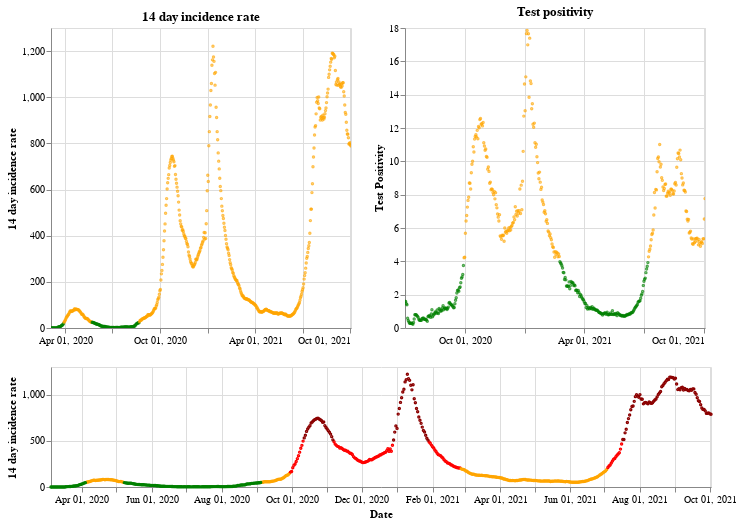

The code cell stored with this chart in its notebook:
### Markdown cell above
## Northern Ireland

### Code cell
plot_traffic_light('Northern Ireland')

### Figure 1 — Vega-Lite specification as saved in the notebook (floating-point values rounded to 4 significant figures; data arrays with more than 128 entries replaced by an {"elided": "..."} marker saying what was removed)
{"config": {"view": {"continuousWidth": 400, "continuousHeight": 300}}, "vconcat": [{"hconcat": [{"mark": {"type": "point", "size": 2}, "encoding": {"color": {"condition": {"value": "green", "test": "(datum.twoWeeklyCasesRate <= 25)"}, "value": "orange"}, "tooltip": [{"type": "nominal", "field": "areaName"}, {"type": "temporal", "field": "date"}, {"type": "quantitative", "field": "twoWeeklyCasesRate"}, {"type": "quantitative", "field": "testPositivity"}], "x": {"type": "temporal", "axis": {"title": ""}, "field": "date", "scale": {"domain": {"selection": "DateBrush"}}, "timeUnit": "yearmonthdate"}, "y": {"type": "quantitative", "axis": {"title": "14 day incidence rate"}, "field": "twoWeeklyCasesRate"}}, "title": "14 day incidence rate", "width": 300}, {"mark": {"type": "point", "size": 2}, "encoding": {"color": {"condition": {"value": "green", "test": "(datum.testPositivity <= 4)"}, "value": "orange"}, "tooltip": [{"type": "nominal", "field": "areaName"}, {"type": "temporal", "field": "date"}, {"type": "quantitative", "field": "twoWeeklyCasesRate"}, {"type": "quantitative", "field": "testPositivity"}], "x": {"type": "temporal", "axis": {"title": ""}, "field": "date", "scale": {"domain": {"selection": "DateBrush"}}, "timeUnit": "yearmonthdate"}, "y": {"type": "quantitative", "axis": {"title": "Test Positivity"}, "field": "testPositivity"}}, "title": "Test positivity", "width": 300}]}, {"layer": [{"mark": {"type": "point", "size": 2}, "encoding": {"color": {"condition": {"value": "orange", "test": "(((datum.testPositivity < 4) && (datum.twoWeeklyCasesRate >= 50)) && (datum.twoWeeklyCasesRate < 200))"}, "value": "red"}, "opacity": {"condition": {"value": 1, "test": "((datum.twoWeeklyCasesRate >= 50) && (datum.twoWeeklyCasesRate < 500))"}, "value": 0}, "tooltip": [{"type": "nominal", "field": "areaName"}, {"type": "temporal", "field": "date"}, {"type": "quantitative", "field": "twoWeeklyCasesRate"}, {"type": "quantitative", "field": "testPositivity"}], "x": {"type": "temporal", "axis": {"title": "Date"}, "field": "date", "timeUnit": "yearmonthdate"}, "y": {"type": "quantitative", "axis": {"title": "14 day incidence rate"}, "field": "twoWeeklyCasesRate"}}, "selection": {"DateBrush": {"type": "interval", "encodings": ["x"], "fields": ["Time"]}}}, {"mark": {"type": "point", "size": 2}, "encoding": {"color": {"value": "darkred"}, "opacity": {"condition": {"value": 1, "test": "(datum.twoWeeklyCasesRate >= 500)"}, "value": 0}, "tooltip": [{"type": "nominal", "field": "areaName"}, {"type": "temporal", "field": "date"}, {"type": "quantitative", "field": "twoWeeklyCasesRate"}, {"type": "quantitative", "field": "testPositivity"}], "x": {"type": "temporal", "axis": {"title": "Date"}, "field": "date", "timeUnit": "yearmonthdate"}, "y": {"type": "quantitative", "axis": {"title": "14 day incidence rate"}, "field": "twoWeeklyCasesRate"}}}, {"mark": {"type": "point", "size": 2}, "encoding": {"color": {"condition": {"value": "green", "test": "((datum.testPositivity < 4) && (datum.twoWeeklyCasesRate < 50))"}, "value": "orange"}, "opacity": {"condition": {"value": 1, "test": "(datum.twoWeeklyCasesRate < 50)"}, "value": 0}, "tooltip": [{"type": "nominal", "field": "areaName"}, {"type": "temporal", "field": "date"}, {"type": "quantitative", "field": "twoWeeklyCasesRate"}, {"type": "quantitative", "field": "testPositivity"}], "x": {"type": "temporal", "axis": {"title": "Date"}, "field": "date", "timeUnit": "yearmonthdate"}, "y": {"type": "quantitative", "axis": {"title": "14 day incidence rate"}, "field": "twoWeeklyCasesRate"}}}], "height": 120, "width": 660}], "data": {"name": "data-5f3f631962629bd86675adb0d3b2ecaa"}, "$schema": "https://vega.github.io/schema/vega-lite/v4.8.1.json", "datasets": {"data-5f3f631962629bd86675adb0d3b2ecaa": {"elided": "577 records"}}}
